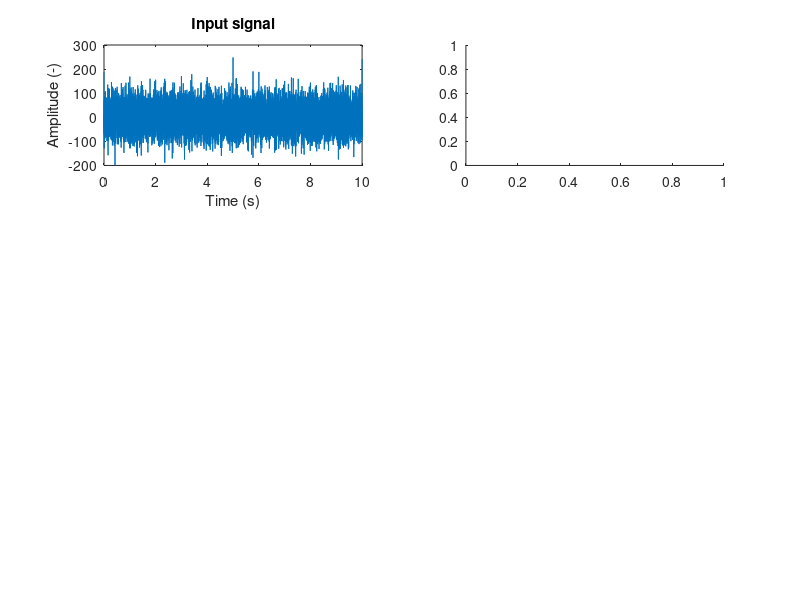

MATLAB code for this plot: (Note: this script raises an error after producing the figure.)
clc
clear
close all

%% Spectrum

Fs = 1000;   
t = 0 : 1/Fs : 10;  

x = zeros(1, numel(Fs));
for i = 1 : 20
    f       = round(rand(1)*Fs/2); 
    phi     = rand(1)*pi; 
    random  = 30*rand(size(t));
    x = x + rand(1)*10 * (cos(2*pi*f*t) + sin(2*pi*f*t + phi)) + random - mean(random);
end

%x = 10*cos(2*pi*t*200) + 0.5*cos(2*pi*t*100) + randn(size(t));
%y = 5*cos(2*pi*t*150) + 0.5*cos(2*pi*t*210) + randn(size(t));
y = [];

subplot(3, 2, 1)
plot(t, x)
xlabel('Time (s)')
ylabel('Amplitude (-)')
title('Input signal')
xlim([0 t(end)])

subplot(3, 2, 2)
[Frequency, Amplitude, ~] = SpectralAnalysis.FFT(x, Fs, false);
plot(Frequency, Amplitude)              
xlabel('Frequency (Hz)')
ylabel('Amplitude (-)')
title('Fourier transform of the input signal')

%% Thomson's Multitaper Method

% subplot(3, 2, 3)
% pmtm(x,3.5,[],Fs, 'ConfidenceLevel', 0.95); 
% title('Thomson Multitaper Power Spectral Density Estimate (MATLAB)')
% ylim([-40 20])
% xlim([0 Fs/2])

subplot(3, 2, 5)
hold on
[Power, Frequency, ~] = SpectralAnalysis.MultitaperPowerSpectralDensity(x, y, 20, 'Adaptive', Fs, []);
plot(Frequency, 10*log10(Power))              
%plot(Frequency, 10*log10(ConfidenceIntervals), 'r')  
xlabel('Frequency (Hz)')
ylabel('Power / Frequency (dB/Hz)')
title('Thomson Multitaper Power Spectral Density Estimate (own version)')
ylim([0 20])
xlim([0 Fs/2])

%% Welch's Method

% subplot(3, 2, 4)
% pwelch(x, SpectralAnalysis.WindowFunction.Hann(150), 150/2, [], Fs, 'ConfidenceLevel', 0.95) 
% cpsd(x, y, SpectralAnalysis.WindowFunction.Hann(150), 150/2, [], Fs) 
% title('Welch Power Spectral Density Estimate (MATLAB)')
% ylim([-40 20])
% xlim([0 Fs/2])

subplot(3, 2, 6)
hold on
[Power, Frequency, ~] = SpectralAnalysis.WelchPowerSpectralDensity(x, y, SpectralAnalysis.WindowFunction.Hann(700), 0.5, Fs, []);
plot(Frequency, 10*log10(abs(Power)))
%plot(Frequency, 10*log10(abs(ConfidenceIntervals)), 'r')  
xlabel('Frequency (Hz)')
ylabel('Power / Frequency (dB/Hz)')
title('Welch Power Spectral Density Estimate (own version)')
ylim([0 20])
xlim([0 Fs/2])